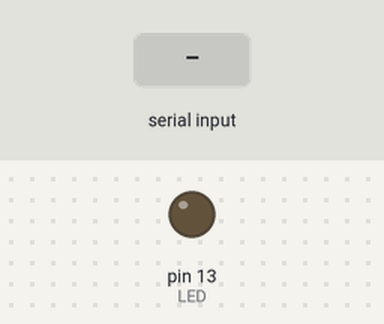
A sketch run on a simulated Arduino Uno, built with avr-gcc and run on an emulated ATmega328P. Parts: output pins drawn as LEDs (lit = HIGH). The test bench sets the inputs (shaded band).

Above: at 1.2 s.
1.3 s: "1" received over Serial
At 2.5 s:
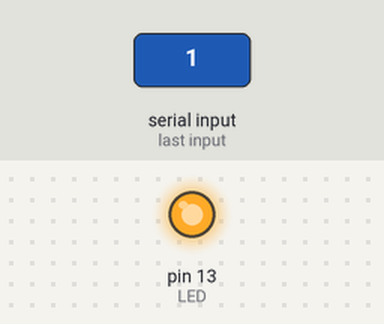
2.8 s: "0" received over Serial
At 3.7 s:
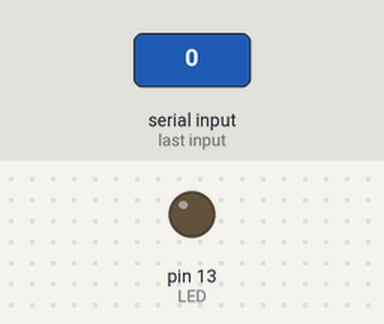
Timing chart, 0 to 5.8 s (numbered marks = the images above; inputs shaded):
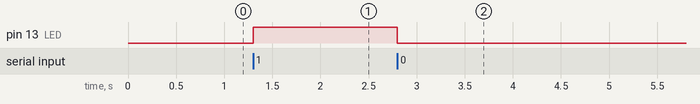

Measured:
- after the input at 1.3 s, pin 13 (LED): LOW → HIGH at once
- after the input at 2.8 s, pin 13 (LED): HIGH → LOW at once

The sketch:

ex14_serial_command.ino
```cpp
// ex14 -- PC -> Arduino. The received byte is a CHARACTER: compare with '1', not with 1.
const int LED = LED_BUILTIN;

void setup() {
  Serial.begin(9600);
  pinMode(LED, OUTPUT);
}

void loop() {
  if (Serial.available() > 0) {        // never block waiting for data
    char cmd = Serial.read();          // one byte, removed from the 64-byte buffer
    if (cmd == '1') {
      digitalWrite(LED, HIGH);
    } else if (cmd == '0') {
      digitalWrite(LED, LOW);
    }
    // '\n', '\r' and anything else: ignored
  }
}
```
